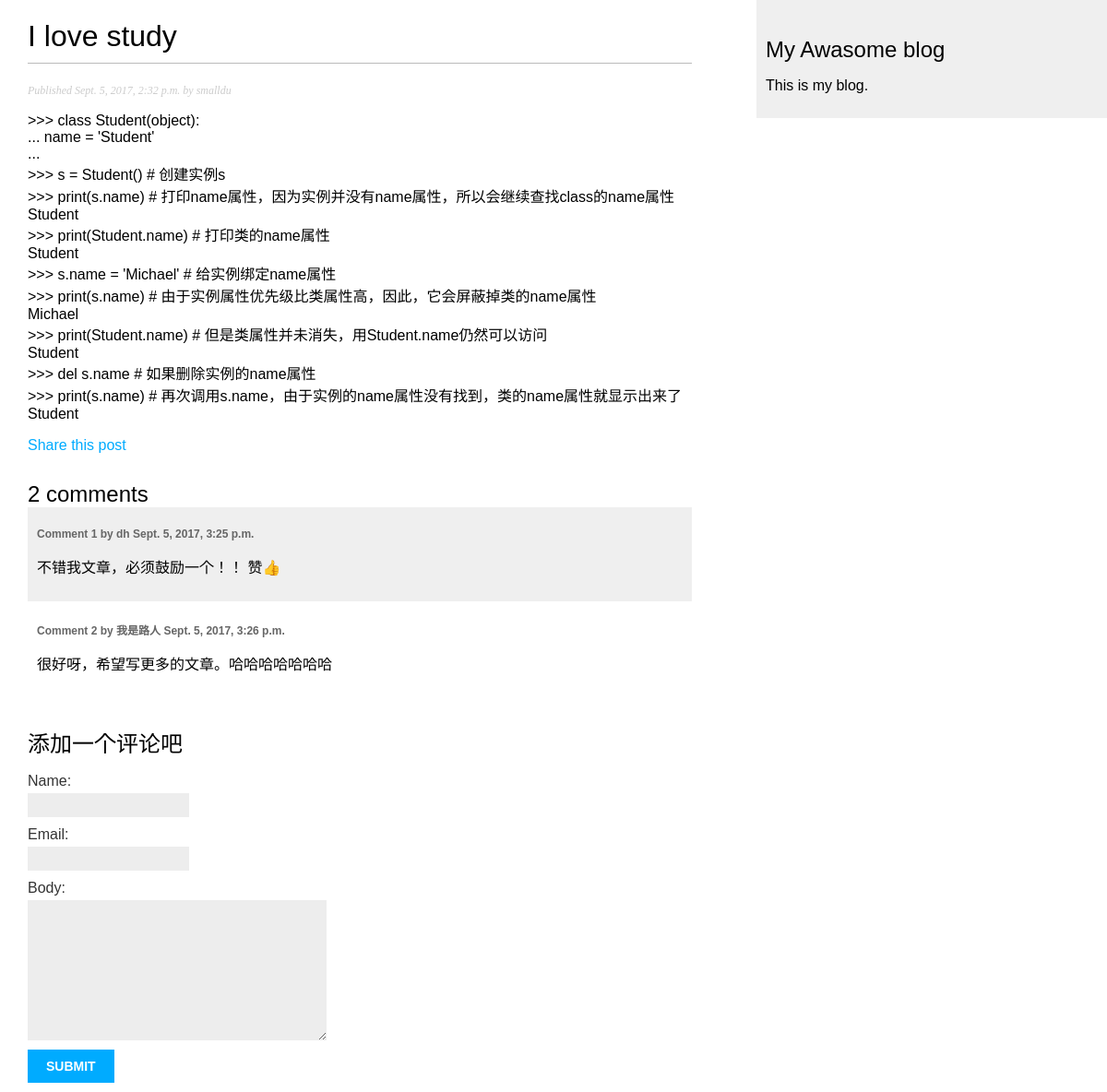
/blog/2017/09/05/i-love-study/, run on the app's committed database.
### blog/models.py (models this page shows, shortened)
class Post(models.Model):
    objects = models.Manager()
    published = PublishedManager()
    STATUS_CHOICES = (
        ('draft', 'Draft'),
        ('published', 'Published'),
    )
    title = models.CharField(max_length=250)
    slug = models.SlugField(max_length=250,
                            unique_for_date='publish')
    author = models.ForeignKey(User,
                                related_name='blog_posts')
    body = models.TextField()
    publish = models.DateTimeField(default=timezone.now)
    created = models.DateTimeField(auto_now_add=True)
    updated = models.DateTimeField(auto_now=True)
    status = models.CharField(max_length=10,
                                choices=STATUS_CHOICES,
                                default='draft')
    tags = TaggableManager() # 第三方
    class Meta:
        ordering = ('-publish',)

class Comment(models.Model):
	post = models.ForeignKey(Post,related_name='comments')
	name = models.CharField(max_length=80)
	email = models.EmailField()
	body = models.TextField()
	created = models.DateTimeField(auto_now_add=True)
	updated = models.DateTimeField(auto_now=True)
	active = models.BooleanField(default=True)
	class Meta:
		ordering = ('created',)

### blog/views.py (the view)
def post_detail(request, year, month, day, post):
    post = get_object_or_404(Post, slug=post,
                                   status='published',
                                   publish__year=year,
                                   publish__month=month,
                                   publish__day=day)
    comments = post.comments.filter(active=True)
    new_comment = None
    if request.method == 'POST':
        comment_form = CommentForm(data=request.POST)
        if comment_form.is_valid():
            new_comment = comment_form.save(commit=False)
            new_comment.post = post
            new_comment.save()
    else:
        comment_form = CommentForm()
    return render(request,
                  'blog/post/detail.html',
                  {'post': post,
                  'comments': comments,
                  'new_comment': new_comment,
                  'comment_form': comment_form})

### blog/forms.py
class CommentForm(forms.ModelForm):
	class Meta:
		model = Comment
		fields = ('name','email','body')

### blog/templates/blog/post/detail.html (shortened to what this page needs)
{% extends "blog/base.html" %}
{% block content %}
  <h1>{{ post.title }}</h1>
  <p class="date">
    Published {{ post.publish }} by {{ post.author }}
  </p>
  {{ post.body|linebreaks }}
  <p>
	  <a href="{% url "blog:post_share" post.id %}">
	    Share this post
	  </a>
  </p>
  {% with comments.count as total_comments %}
    <h2>
      {{ total_comments }} comment{{ total_comments|pluralize }}
    </h2>
  {% endwith %}
  {% for comment in comments %}
    <div class="comment">
      <p class="info">
        Comment {{ forloop.counter }} by {{ comment.name }}
        {{ comment.created }}
      </p>
      {{ comment.body|linebreaks }}
    </div>
    {% empty %}
    <p>There is no comment yes.</p>
  {% endfor %}
  {% if new_comment %}
    <h2>评论已经成功添加！！！yeah！</h2>
  {% else %}
    <h2>添加一个评论吧</h2>
    <form action="." method="post">
      {{ comment_form.as_p }}
      <p><input type="submit" name="添加评论"></p>
    </form>
  {% endif %}
{% endblock %}

### blog/static/css/blog.css (style rules this page uses)
body { margin:0; padding:0; font-family:helvetica, sans-serif; }
a { color:#00abff; text-decoration:none; }
h1 { font-weight:normal; border-bottom:1px solid #bbb; padding:0 0 10px 0; }
h2 { font-weight:normal; margin:30px 0 0; }
p.date { color:#ccc; font-family: georgia, serif; font-size: 12px; font-style: italic; }
label { float:left; clear:both; color:#333; margin-bottom:4px; }
input, textarea { clear:both; float:left; margin:0 0 10px; background:#ededed; border:0; padding:6px 10px; font-size:12px; }
input[type=submit] { font-weight:bold; background:#00abff; color:#fff; padding:10px 20px; font-size:14px; text-transform:uppercase; }
.comment { padding:10px; }
.comment:nth-child(even) { background:#efefef; }
.comment .info { font-weight:bold; font-size:12px; color:#666; }

### data on the page
Post: title "I love study", publish "Sept. 5, 2017, 2:32 p.m.", author "smalldu", body ">>> class Student(object): ... name = 'Student' ... >>> s = Student() # 创建实例s >>> print(s.name) # 打印name属性，因为实例并没有name属性，所以会继续查找class的name属性 Student >>> print(Student.name) # 打印类的name属性 Student >>> s.name = 'Michael' # 给实例绑定name属性 >>> print(s.name) # 由于实例属性优先级比类属性高，因此，它会屏蔽掉类的name属性 Michael >>> print(Student.name) # 但是类属性并未消失，用Student.name仍然可以访问 Student >>> del s.name # 如果删除实例的name属性 >>> print(s.name) # 再次调用s.name，由于实例的name属性没有找到，类的name属性就显示出来了 Student"
Comment: name "dh", created "Sept. 5, 2017, 3:25 p.m.", body "不错我文章，必须鼓励一个！！ 赞👍"
Comment: name "我是路人", created "Sept. 5, 2017, 3:26 p.m.", body "很好呀，希望写更多的文章。哈哈哈哈哈哈哈"

### other printed values
{{ total_comments }} "2"
